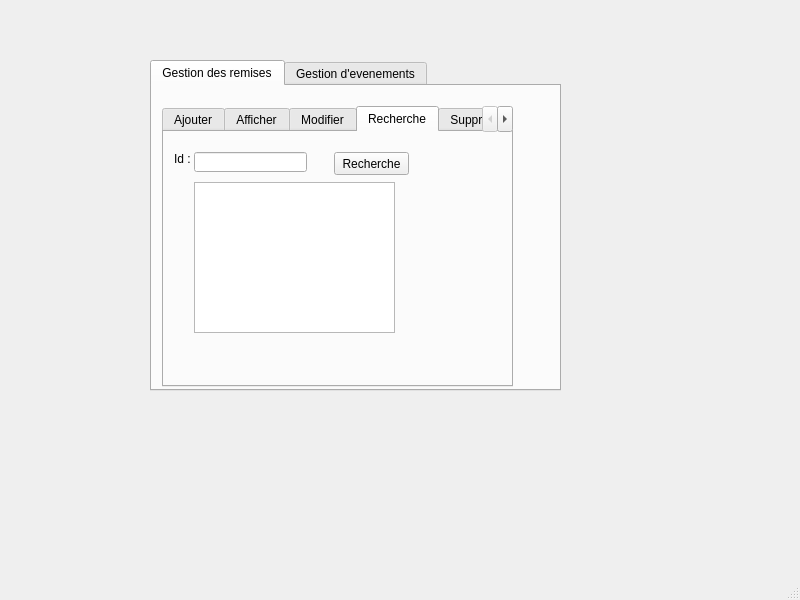
<?xml version="1.0" encoding="UTF-8"?>
<ui version="4.0">
 <class>MainWindow</class>
 <widget class="QMainWindow" name="MainWindow">
  <property name="geometry">
   <rect>
    <x>0</x>
    <y>0</y>
    <width>800</width>
    <height>600</height>
   </rect>
  </property>
  <property name="windowTitle">
   <string>MainWindow</string>
  </property>
  <widget class="QWidget" name="centralwidget">
   <widget class="QTabWidget" name="tabWidget">
    <property name="geometry">
     <rect>
      <x>150</x>
      <y>60</y>
      <width>411</width>
      <height>331</height>
     </rect>
    </property>
    <property name="currentIndex">
     <number>0</number>
    </property>
    <widget class="QWidget" name="tab1">
     <attribute name="title">
      <string>Gestion des remises</string>
     </attribute>
     <widget class="QTabWidget" name="tabWidget_2">
      <property name="geometry">
       <rect>
        <x>10</x>
        <y>20</y>
        <width>351</width>
        <height>281</height>
       </rect>
      </property>
      <property name="currentIndex">
       <number>3</number>
      </property>
      <widget class="QWidget" name="tab">
       <attribute name="title">
        <string>Ajouter</string>
       </attribute>
       <widget class="QLabel" name="label">
        <property name="geometry">
         <rect>
          <x>20</x>
          <y>30</y>
          <width>47</width>
          <height>13</height>
         </rect>
        </property>
        <property name="text">
         <string>Id :</string>
        </property>
       </widget>
       <widget class="QLabel" name="label_2">
        <property name="geometry">
         <rect>
          <x>20</x>
          <y>80</y>
          <width>47</width>
          <height>13</height>
         </rect>
        </property>
        <property name="text">
         <string>Taux :</string>
        </property>
       </widget>
       <widget class="QLabel" name="label_3">
        <property name="geometry">
         <rect>
          <x>0</x>
          <y>130</y>
          <width>101</width>
          <height>16</height>
         </rect>
        </property>
        <property name="text">
         <string>Id de l'evenement :</string>
        </property>
       </widget>
       <widget class="QLineEdit" name="lineEdit_id">
        <property name="geometry">
         <rect>
          <x>50</x>
          <y>30</y>
          <width>113</width>
          <height>20</height>
         </rect>
        </property>
       </widget>
       <widget class="QLineEdit" name="lineEdit_taux">
        <property name="geometry">
         <rect>
          <x>60</x>
          <y>80</y>
          <width>113</width>
          <height>20</height>
         </rect>
        </property>
       </widget>
       <widget class="QLineEdit" name="lineEdit_ide">
        <property name="geometry">
         <rect>
          <x>100</x>
          <y>130</y>
          <width>113</width>
          <height>20</height>
         </rect>
        </property>
       </widget>
       <widget class="QPushButton" name="pb_ajouter">
        <property name="geometry">
         <rect>
          <x>50</x>
          <y>170</y>
          <width>75</width>
          <height>23</height>
         </rect>
        </property>
        <property name="text">
         <string>Ajouter</string>
        </property>
       </widget>
       <widget class="QPushButton" name="pushButton_2">
        <property name="geometry">
         <rect>
          <x>130</x>
          <y>170</y>
          <width>75</width>
          <height>23</height>
         </rect>
        </property>
        <property name="text">
         <string>Reset</string>
        </property>
       </widget>
      </widget>
      <widget class="QWidget" name="tab_3">
       <attribute name="title">
        <string>Afficher</string>
       </attribute>
       <widget class="QTableView" name="tabetudiant">
        <property name="geometry">
         <rect>
          <x>10</x>
          <y>10</y>
          <width>256</width>
          <height>192</height>
         </rect>
        </property>
       </widget>
       <widget class="QPushButton" name="tri">
        <property name="geometry">
         <rect>
          <x>200</x>
          <y>220</y>
          <width>75</width>
          <height>23</height>
         </rect>
        </property>
        <property name="text">
         <string>Tri par Id</string>
        </property>
       </widget>
      </widget>
      <widget class="QWidget" name="tab_8">
       <attribute name="title">
        <string>Modifier</string>
       </attribute>
       <widget class="QPushButton" name="Modifier">
        <property name="geometry">
         <rect>
          <x>100</x>
          <y>170</y>
          <width>75</width>
          <height>23</height>
         </rect>
        </property>
        <property name="text">
         <string>Modifier</string>
        </property>
       </widget>
       <widget class="QLabel" name="label_6">
        <property name="geometry">
         <rect>
          <x>20</x>
          <y>30</y>
          <width>47</width>
          <height>13</height>
         </rect>
        </property>
        <property name="text">
         <string>Id : </string>
        </property>
       </widget>
       <widget class="QLineEdit" name="id_l">
        <property name="geometry">
         <rect>
          <x>70</x>
          <y>30</y>
          <width>113</width>
          <height>20</height>
         </rect>
        </property>
       </widget>
       <widget class="QLineEdit" name="taux_l">
        <property name="geometry">
         <rect>
          <x>70</x>
          <y>60</y>
          <width>113</width>
          <height>20</height>
         </rect>
        </property>
       </widget>
       <widget class="QLineEdit" name="ide_l">
        <property name="geometry">
         <rect>
          <x>80</x>
          <y>100</y>
          <width>113</width>
          <height>20</height>
         </rect>
        </property>
       </widget>
       <widget class="QLabel" name="label_7">
        <property name="geometry">
         <rect>
          <x>10</x>
          <y>60</y>
          <width>47</width>
          <height>13</height>
         </rect>
        </property>
        <property name="text">
         <string>Taux :</string>
        </property>
       </widget>
       <widget class="QLabel" name="label_8">
        <property name="geometry">
         <rect>
          <x>10</x>
          <y>100</y>
          <width>81</width>
          <height>16</height>
         </rect>
        </property>
        <property name="text">
         <string>Id Evenement</string>
        </property>
       </widget>
      </widget>
      <widget class="QWidget" name="tab_9">
       <attribute name="title">
        <string>Recherche</string>
       </attribute>
       <widget class="QTableView" name="rech">
        <property name="geometry">
         <rect>
          <x>30</x>
          <y>50</y>
          <width>201</width>
          <height>151</height>
         </rect>
        </property>
       </widget>
       <widget class="QLabel" name="label_9">
        <property name="geometry">
         <rect>
          <x>10</x>
          <y>20</y>
          <width>47</width>
          <height>13</height>
         </rect>
        </property>
        <property name="text">
         <string>Id :</string>
        </property>
       </widget>
       <widget class="QLineEdit" name="id_6">
        <property name="geometry">
         <rect>
          <x>30</x>
          <y>20</y>
          <width>113</width>
          <height>20</height>
         </rect>
        </property>
       </widget>
       <widget class="QPushButton" name="recherche">
        <property name="geometry">
         <rect>
          <x>170</x>
          <y>20</y>
          <width>75</width>
          <height>23</height>
         </rect>
        </property>
        <property name="text">
         <string>Recherche</string>
        </property>
       </widget>
      </widget>
      <widget class="QWidget" name="tab_4">
       <attribute name="title">
        <string>Supprimer</string>
       </attribute>
       <widget class="QLabel" name="label_4">
        <property name="geometry">
         <rect>
          <x>10</x>
          <y>40</y>
          <width>47</width>
          <height>13</height>
         </rect>
        </property>
        <property name="text">
         <string>Id : </string>
        </property>
       </widget>
       <widget class="QLineEdit" name="lineEdit_4">
        <property name="geometry">
         <rect>
          <x>40</x>
          <y>40</y>
          <width>113</width>
          <height>20</height>
         </rect>
        </property>
       </widget>
       <widget class="QPushButton" name="pb_supprimer">
        <property name="geometry">
         <rect>
          <x>60</x>
          <y>150</y>
          <width>75</width>
          <height>23</height>
         </rect>
        </property>
        <property name="text">
         <string>Supprimer</string>
        </property>
       </widget>
       <widget class="QPushButton" name="pushButton_4">
        <property name="geometry">
         <rect>
          <x>140</x>
          <y>150</y>
          <width>75</width>
          <height>23</height>
         </rect>
        </property>
        <property name="text">
         <string>Reset</string>
        </property>
       </widget>
      </widget>
     </widget>
    </widget>
    <widget class="QWidget" name="tab_2">
     <attribute name="title">
      <string>Gestion d'evenements</string>
     </attribute>
     <widget class="QTabWidget" name="tabWidget_3">
      <property name="geometry">
       <rect>
        <x>20</x>
        <y>20</y>
        <width>301</width>
        <height>241</height>
       </rect>
      </property>
      <property name="currentIndex">
       <number>0</number>
      </property>
      <widget class="QWidget" name="tab_5">
       <attribute name="title">
        <string>Ajouter Evenement</string>
       </attribute>
       <widget class="QLabel" name="id">
        <property name="geometry">
         <rect>
          <x>20</x>
          <y>40</y>
          <width>47</width>
          <height>13</height>
         </rect>
        </property>
        <property name="text">
         <string>Id :</string>
        </property>
       </widget>
       <widget class="QLabel" name="datda">
        <property name="geometry">
         <rect>
          <x>20</x>
          <y>90</y>
          <width>47</width>
          <height>13</height>
         </rect>
        </property>
        <property name="text">
         <string>Date :</string>
        </property>
       </widget>
       <widget class="QLineEdit" name="id_2">
        <property name="geometry">
         <rect>
          <x>50</x>
          <y>40</y>
          <width>113</width>
          <height>20</height>
         </rect>
        </property>
       </widget>
       <widget class="QPushButton" name="ajouter">
        <property name="geometry">
         <rect>
          <x>120</x>
          <y>160</y>
          <width>75</width>
          <height>23</height>
         </rect>
        </property>
        <property name="text">
         <string>Ajouter</string>
        </property>
       </widget>
       <widget class="QLineEdit" name="Date">
        <property name="geometry">
         <rect>
          <x>60</x>
          <y>90</y>
          <width>113</width>
          <height>20</height>
         </rect>
        </property>
       </widget>
      </widget>
      <widget class="QWidget" name="tab_6">
       <attribute name="title">
        <string>Afficher Evenement</string>
       </attribute>
       <widget class="QTableView" name="tabevent">
        <property name="geometry">
         <rect>
          <x>20</x>
          <y>10</y>
          <width>256</width>
          <height>192</height>
         </rect>
        </property>
       </widget>
      </widget>
      <widget class="QWidget" name="tab_7">
       <attribute name="title">
        <string>Supprimer evenement</string>
       </attribute>
       <widget class="QLineEdit" name="id_3">
        <property name="geometry">
         <rect>
          <x>30</x>
          <y>40</y>
          <width>113</width>
          <height>20</height>
         </rect>
        </property>
       </widget>
       <widget class="QLabel" name="label_5">
        <property name="geometry">
         <rect>
          <x>10</x>
          <y>40</y>
          <width>47</width>
          <height>13</height>
         </rect>
        </property>
        <property name="text">
         <string>Id :</string>
        </property>
       </widget>
       <widget class="QPushButton" name="Supprimer">
        <property name="geometry">
         <rect>
          <x>90</x>
          <y>130</y>
          <width>75</width>
          <height>23</height>
         </rect>
        </property>
        <property name="text">
         <string>Supprimer</string>
        </property>
       </widget>
      </widget>
     </widget>
    </widget>
   </widget>
  </widget>
  <widget class="QMenuBar" name="menubar">
   <property name="geometry">
    <rect>
     <x>0</x>
     <y>0</y>
     <width>800</width>
     <height>21</height>
    </rect>
   </property>
  </widget>
  <widget class="QStatusBar" name="statusbar"/>
 </widget>
 <resources/>
 <connections/>
</ui>
